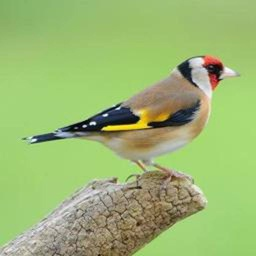
#> input picture hw1/bird.jpg, 256 x 256 px, shrunk from 1024 x 1024 before the run
$ python kmeansplusplus_rgbxy.py
#> lines starting #> are read from the running program, lines starting #| are printed output that depends on the picture
import cv2
import numpy as np
import matplotlib.pyplot as plt
from sklearn.cluster import KMeans
from skimage.io import imread
from scipy import ndimage
#---read image----
image = imread('bird.jpg') / 255
image_xy = np.zeros((image.shape[0],image.shape[1],2))
for i in range(image.shape[0]):
    for j in range(image.shape[1]):
        image_xy[i][j] = [i/(image.shape[0]-1), j/(image.shape[1]-1)]
print(image_xy.shape)
#| (256, 256, 2)
pixel_xy = image_xy.reshape((-1, 2))
pixel_rgb = image.reshape((-1, 3))
pixel_rgbxy = np.concatenate((pixel_rgb, pixel_xy), axis = 1)
print(pixel_rgbxy.shape)
#| (65536, 5)

kmeans = KMeans(n_clusters = 16,init = 'random', random_state=0).fit(pixel_rgbxy)
clustered = kmeans.cluster_centers_[kmeans.labels_]
clustered_5D = clustered.reshape(image.shape[0],image.shape[1],5)
reconstruct_rgb = clustered_5D[:,:,:3]
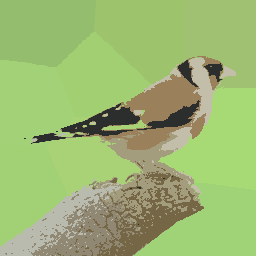
#> reconstruct_rgb: shape (256, 256, 3) float64; mean of channels 0, 1, 2 0.61, 0.719, 0.446; drawn as R, G, B

plt.imshow(reconstruct_rgb)
plt.show()
